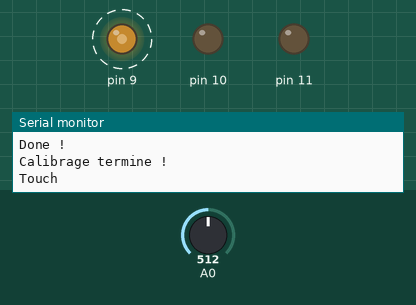
This sketch was run on a simulated Arduino Uno, built with avr-gcc and run on an emulated ATmega328P. On the bench: output pins drawn as LEDs (lit = HIGH), the last lines printed to the serial monitor. Dashed ring = blinking. Inputs (shaded band) come from the test bench; at power-on: A0 = 512.

Above: at 15.2 s.
16.3 s: A0 set to 612
19.3 s: A0 set to 633
At 20.8 s:
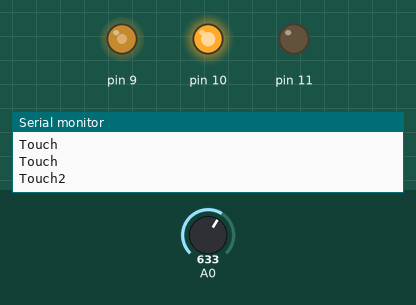
22.3 s: A0 set to 692
25.3 s: A0 set to 720
At 26.1 s:
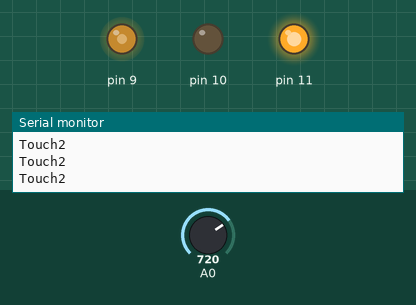
Timing chart, 0 to 29.3 s (numbered marks = the images above; inputs shaded):
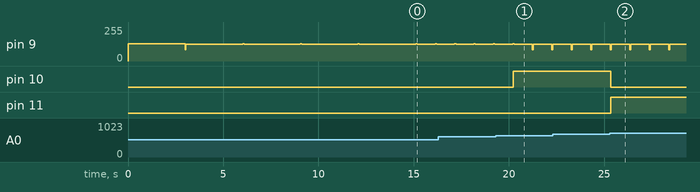

Measured:
- the behaviour switches between 622 and 623 on A0 (found by bisection; images 0 and 1)
- the behaviour switches between 707 and 708 on A0 (found by bisection; images 1 and 2)
- after the input at 19.3 s, pin 10: LOW → HIGH after 0.93 s instead of 2.0 s
- after the input at 25.3 s, pin 10: HIGH → LOW after 0.05 s instead of 1.1 s; pin 11: LOW → HIGH after 0.05 s instead of 1.1 s
- by itself, pin 9: repeats every 1.0 s: 126/255 0.04 s, 127/255 0.94 s, 85/255 0.04 s

The sketch:

Arduino_sensing.ino
```cpp
/* ************************************************************************** */
/*                                                                            */
/*                                                        		                  */
/*   Arduino_sensing.ino                           __        __ __	           */
/*                                                |     \  /   |       /\     */
/*   By: Paul Combaldieu                          |__    \/    |      /  \    */
/*       <paul.combaldieux@viacesi.fr>            |      /\    |     /____\   */
/*   Created: 00:34 16/11/2016 by yhu420          |__   /  \ __|__  /      \  */
/*   Updated: 00:34 16/11/2016 by yhu420          		                          */
/*                                                                            */
/* ************************************************************************** */

#define SET(x,y) (x |=(1<<y))        //-Bit set/clear macros
#define CLR(x,y) (x &= (~(1<<y)))           // |
#define CHK(x,y) (x & (1<<y))               // |
#define TOG(x,y) (x^=(1<<y))                //-+

#define N 160  //How many frequencies

int sizeOfArray = N;
int nothing, touch, touch2, grab;

float results[N];            //-Filtered result buffer

/* ====================================================================================
 * initialize: Calibrating the Arduino to detect the different ways to touch the potato
 ===================================================================================*/
void initialize (int &nothing, int &touch, int &touch2, int &grab)  {

  Serial.write("Calibrage en cours... Ne touchez pas la patate...\n3...\n");
  delay(1000);
  Serial.write("2...\n");
  delay(1000);
  Serial.write("1...\n");
  delay(1000);
  nothing = readValeur();
  Serial.write("Done !\n\nCalibrage en cours...\nVeuillez toucher la patate avec un doigt...\n3...\n");
  delay(1000);
  Serial.write("2...\n");
  delay(1000);
  Serial.write("1...\n");
  delay(1000);
  touch = readValeur();
  Serial.write("Done !\n\nCalibrage en cours...\nVeuillez toucher la patate avec deux doigts...\n3...\n");
  delay(1000);
  Serial.write("2...\n");
  delay(1000);
  Serial.write("1...\n");
  delay(1000);
  touch2 = readValeur();
  Serial.write("Done !\n\nCalibrage en cours...\nVeuillez prendre la patate a pleine main...\n3...\n");
  delay(1000);
  Serial.write("2...\n");
  delay(1000);
  Serial.write("1...\n");
  delay(1000);
  grab = readValeur();
  Serial.println("Done !\n\nCalibrage termine !");
  delay(3000);
  //Serial.println(nothing);
  //Serial.println(touch);
  //Serial.println(touch2);
  //Serial.println(grab);
}

/* ========================================================================
 * setup : Setting the pinModes for every used pins, and setting frequency
 * also calling initialize defined above
 ==========================================================================*/
void setup()
{

  TCCR1A=0b10000010;        //-Set up frequency generator
  TCCR1B=0b00011001;        //-+
  ICR1=110;
  OCR1A=55;

  for (int i = 0; i < N; i++) {
    results[i] = 0;
  }

  pinMode(8,INPUT);
  pinMode(9,OUTPUT);        //-Signal generator pin
  pinMode(10,OUTPUT);
  pinMode(11,OUTPUT);
  Serial.begin(115200);

  //Initializing values for touching, touching with 2, and grabbing
  initialize(nothing, touch, touch2, grab);
}

/* ==================================================================================
 * loop : main function with Arduino programming. Once the function reaches its end
 *  it is called again. Reads a value from the sensor, then judges how the sensor is
 *  being touched, according to the values calibrated before.
 ====================================================================================*/
void loop()
{
  int v = readValeur();

  digitalWrite(8, LOW);
  digitalWrite(10, LOW);
  digitalWrite(11, LOW);

  if (v < (nothing+touch/2))  { //nothing
    Serial.println("Nothing");
  } else if( v < (touch+touch2/2))  { //touch

    digitalWrite(8, HIGH);
    Serial.println("Touch");

  } else if (v < (touch2+grab/2)) { //touch2

    digitalWrite(10,HIGH);
    Serial.println("Touch2");

  } else  { //grab

    digitalWrite(11, HIGH);
  }

  delay(1000);
}

/* =============================================================================
 * readValeur: Reads a value from the Arduino. Listens to the port for N periods
 *  then returns the highest value
 ===============================================================================*/

float readValeur ()  {

  //array could have been used for better filtering

  unsigned int d;

  float Vmax = 0;

  for(d = 0; d < N; d++)
  {
    int v = analogRead(0);    //-Read response signal

    CLR(TCCR1B,0);          //-Stop generator
    TCNT1=0;                //-Reload new frequency
    ICR1=d;                 // |
    OCR1A=d/2;              //-+
    SET(TCCR1B,0);          //-Restart generator

    //Smoothing the period using average
    results[d] = results[d]*0.5+(float)(v)*0.5; //Filter results
    //We have waited for 160 periods

    //If we discover a new highest value, remember it
    if (results[d] > Vmax) {
      Vmax = results[d];
    }
  }

  //Then return it
  return Vmax;
}
```
